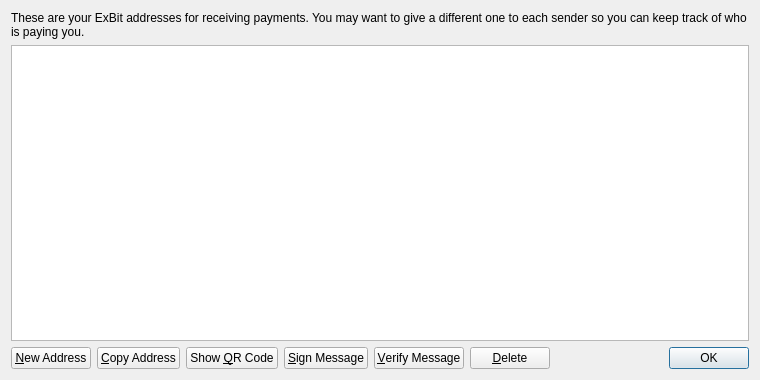
<?xml version="1.0" encoding="UTF-8"?>
<ui version="4.0">
 <class>AddressBookPage</class>
 <widget class="QWidget" name="AddressBookPage">
  <property name="geometry">
   <rect>
    <x>0</x>
    <y>0</y>
    <width>760</width>
    <height>380</height>
   </rect>
  </property>
  <property name="windowTitle">
   <string>Address Book</string>
  </property>
  <layout class="QVBoxLayout" name="verticalLayout">
   <item>
    <widget class="QLabel" name="labelExplanation">
     <property name="text">
      <string>These are your ExBit addresses for receiving payments. You may want to give a different one to each sender so you can keep track of who is paying you.</string>
     </property>
     <property name="textFormat">
      <enum>Qt::PlainText</enum>
     </property>
     <property name="wordWrap">
      <bool>true</bool>
     </property>
    </widget>
   </item>
   <item>
    <widget class="QTableView" name="tableView">
     <property name="contextMenuPolicy">
      <enum>Qt::CustomContextMenu</enum>
     </property>
     <property name="toolTip">
      <string>Double-click to edit address or label</string>
     </property>
     <property name="tabKeyNavigation">
      <bool>false</bool>
     </property>
     <property name="alternatingRowColors">
      <bool>true</bool>
     </property>
     <property name="selectionMode">
      <enum>QAbstractItemView::SingleSelection</enum>
     </property>
     <property name="selectionBehavior">
      <enum>QAbstractItemView::SelectRows</enum>
     </property>
     <property name="sortingEnabled">
      <bool>true</bool>
     </property>
     <attribute name="verticalHeaderVisible">
      <bool>false</bool>
     </attribute>
    </widget>
   </item>
   <item>
    <layout class="QHBoxLayout" name="horizontalLayout">
     <item>
      <widget class="QPushButton" name="newAddressButton">
       <property name="toolTip">
        <string>Create a new address</string>
       </property>
       <property name="text">
        <string>&amp;New Address</string>
       </property>
       <property name="icon">
        <iconset resource="../bitcoin.qrc">
         <normaloff>:/icons/add</normaloff>:/icons/add</iconset>
       </property>
      </widget>
     </item>
     <item>
      <widget class="QPushButton" name="copyToClipboard">
       <property name="toolTip">
        <string>Copy the currently selected address to the system clipboard</string>
       </property>
       <property name="text">
        <string>&amp;Copy Address</string>
       </property>
       <property name="icon">
        <iconset resource="../bitcoin.qrc">
         <normaloff>:/icons/editcopy</normaloff>:/icons/editcopy</iconset>
       </property>
      </widget>
     </item>
     <item>
      <widget class="QPushButton" name="showQRCode">
       <property name="text">
        <string>Show &amp;QR Code</string>
       </property>
       <property name="icon">
        <iconset resource="../bitcoin.qrc">
         <normaloff>:/icons/qrcode</normaloff>:/icons/qrcode</iconset>
       </property>
      </widget>
     </item>
     <item>
      <widget class="QPushButton" name="signMessage">
       <property name="toolTip">
        <string>Sign a message to prove you own a Bitcoin address</string>
       </property>
       <property name="text">
        <string>&amp;Sign Message</string>
       </property>
       <property name="icon">
        <iconset resource="../bitcoin.qrc">
         <normaloff>:/icons/edit</normaloff>:/icons/edit</iconset>
       </property>
      </widget>
     </item>
     <item>
      <widget class="QPushButton" name="verifyMessage">
       <property name="toolTip">
        <string>Verify a message to ensure it was signed with a specified Bitcoin address</string>
       </property>
       <property name="text">
        <string>&amp;Verify Message</string>
       </property>
       <property name="icon">
        <iconset resource="../bitcoin.qrc">
         <normaloff>:/icons/transaction_0</normaloff>:/icons/transaction_0</iconset>
       </property>
      </widget>
     </item>
     <item>
      <widget class="QPushButton" name="deleteButton">
       <property name="toolTip">
        <string>Delete the currently selected address from the list. Only sending addresses can be deleted.</string>
       </property>
       <property name="text">
        <string>&amp;Delete</string>
       </property>
       <property name="icon">
        <iconset resource="../bitcoin.qrc">
         <normaloff>:/icons/remove</normaloff>:/icons/remove</iconset>
       </property>
      </widget>
     </item>
     <item>
      <spacer name="horizontalSpacer">
       <property name="orientation">
        <enum>Qt::Horizontal</enum>
       </property>
       <property name="sizeHint" stdset="0">
        <size>
         <width>40</width>
         <height>20</height>
        </size>
       </property>
      </spacer>
     </item>
     <item>
      <widget class="QDialogButtonBox" name="buttonBox">
       <property name="sizePolicy">
        <sizepolicy hsizetype="Maximum" vsizetype="Fixed">
         <horstretch>0</horstretch>
         <verstretch>0</verstretch>
        </sizepolicy>
       </property>
       <property name="standardButtons">
        <set>QDialogButtonBox::Ok</set>
       </property>
      </widget>
     </item>
    </layout>
   </item>
  </layout>
 </widget>
 <resources>
  <include location="../bitcoin.qrc"/>
 </resources>
 <connections/>
</ui>
